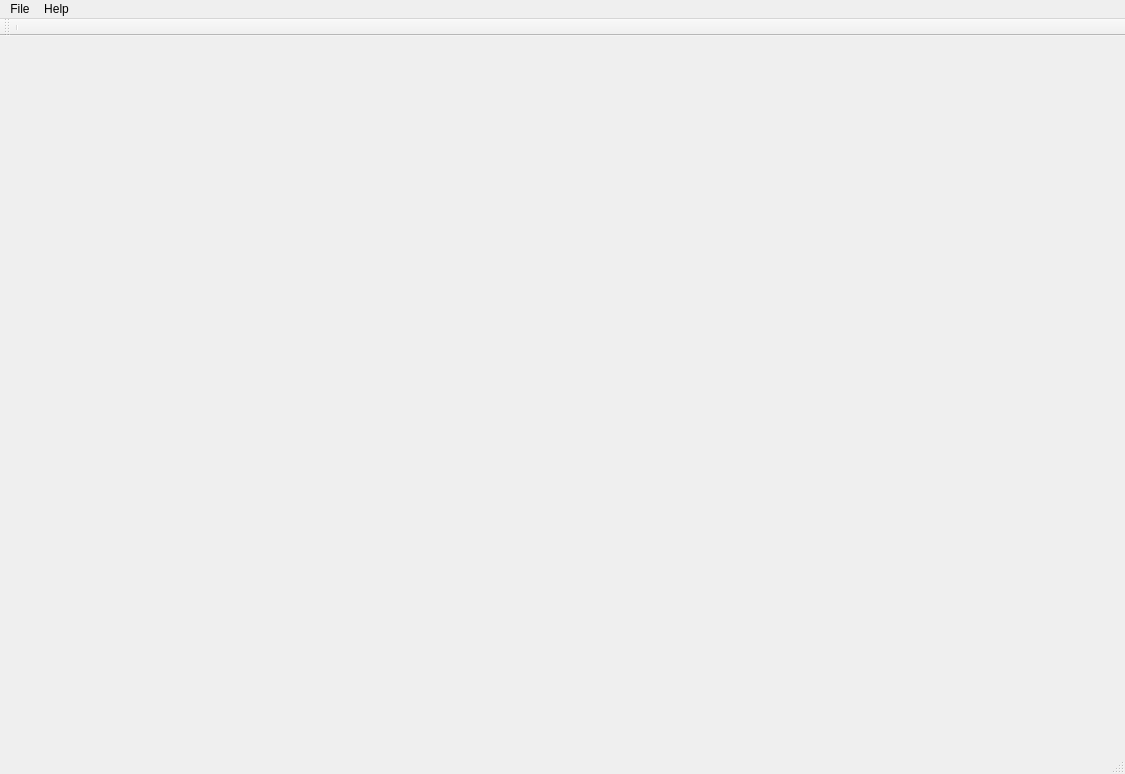
<?xml version="1.0" encoding="UTF-8"?>
<ui version="4.0">
 <class>MainWindow</class>
 <widget class="QMainWindow" name="MainWindow">
  <property name="geometry">
   <rect>
    <x>0</x>
    <y>0</y>
    <width>1125</width>
    <height>774</height>
   </rect>
  </property>
  <property name="windowTitle">
   <string>MainWindow</string>
  </property>
  <property name="windowIcon">
   <iconset>
    <normaloff>:/Icons/help.png</normaloff>:/Icons/help.png</iconset>
  </property>
  <property name="iconSize">
   <size>
    <width>22</width>
    <height>22</height>
   </size>
  </property>
  <widget class="QWidget" name="centralwidget">
   <layout class="QGridLayout" name="gridLayout"/>
  </widget>
  <widget class="QMenuBar" name="menubar">
   <property name="geometry">
    <rect>
     <x>0</x>
     <y>0</y>
     <width>1125</width>
     <height>21</height>
    </rect>
   </property>
   <widget class="QMenu" name="menuFile">
    <property name="title">
     <string>File</string>
    </property>
    <addaction name="separator"/>
    <addaction name="actionExit"/>
   </widget>
   <widget class="QMenu" name="menuHelp">
    <property name="title">
     <string>Help</string>
    </property>
    <addaction name="actionAbout"/>
   </widget>
   <addaction name="menuFile"/>
   <addaction name="menuHelp"/>
  </widget>
  <widget class="QStatusBar" name="statusbar"/>
  <widget class="QToolBar" name="toolBar">
   <property name="orientation">
    <enum>Qt::Horizontal</enum>
   </property>
   <property name="iconSize">
    <size>
     <width>22</width>
     <height>22</height>
    </size>
   </property>
   <attribute name="toolBarArea">
    <enum>TopToolBarArea</enum>
   </attribute>
   <attribute name="toolBarBreak">
    <bool>false</bool>
   </attribute>
   <addaction name="separator"/>
  </widget>
  <action name="actionExit">
   <property name="icon">
    <iconset resource="RectTube.qrc">
     <normaloff>:/images/AppExit.png</normaloff>:/images/AppExit.png</iconset>
   </property>
   <property name="text">
    <string>Exit</string>
   </property>
  </action>
  <action name="actionAbout">
   <property name="icon">
    <iconset resource="RectTube.qrc">
     <normaloff>:/images/About.png</normaloff>:/images/About.png</iconset>
   </property>
   <property name="text">
    <string>About</string>
   </property>
  </action>
 </widget>
 <resources>
  <include location="RectTube.qrc"/>
 </resources>
 <connections/>
</ui>
